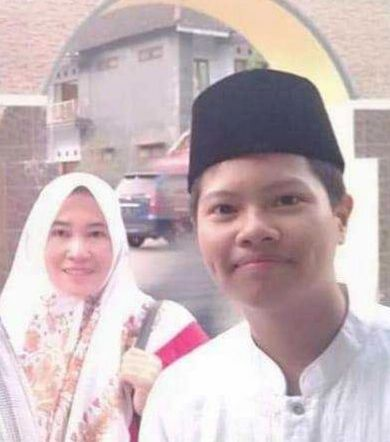
#> input picture ferry.jpg, 390 x 442 px
$ python gemini.py   (older library calls are emulated)
#> lines starting #> are read from the running program, lines starting #| are printed output that depends on the picture
import cv2
import numpy as np
import matplotlib.pyplot as plt

# Membaca citra asli
img = cv2.imread('ferry.jpg', 0)  # Baca sebagai grayscale
#> img: shape (442, 390); min 54, max 255, mean 187.6

# Menampilkan histogram citra asli
plt.hist(img.ravel(), 256, [0, 256])
plt.show()
#> figure, not shown here; tallest bar 5497 high, from x = 250 to 251

# Histogram equalization
equ = cv2.equalizeHist(img)

# Menampilkan histogram setelah equalization
plt.hist(equ.ravel(), 256, [0, 256])
plt.show()
#> figure, not shown here; tallest bar 5497 high, from x = 244 to 245

# Padding reflect
padded_img = cv2.copyMakeBorder(equ, 10, 10, 10, 10, cv2.BORDER_REFLECT)
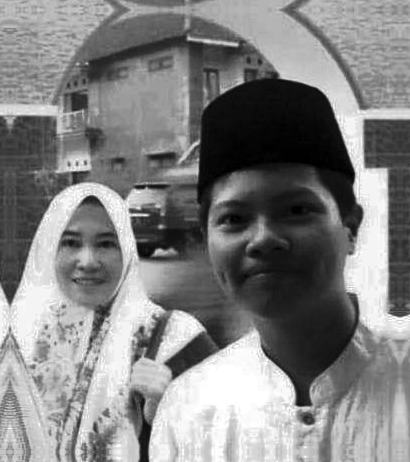
#> padded_img: shape (462, 410); min 0, max 255, mean 130.4

# Deteksi tepi Laplacian
laplacian = cv2.Laplacian(padded_img, cv2.CV_64F)
laplacian = np.uint8(np.absolute(laplacian))
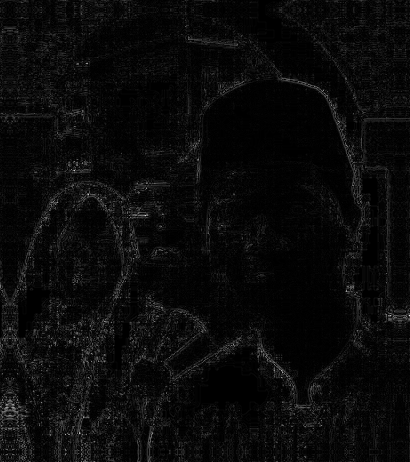
#> laplacian: shape (462, 410); min 0, max 239, mean 10.3

# Deteksi tepi Sobel
sobelx = cv2.Sobel(padded_img, cv2.CV_64F, 1, 0, ksize=5)
sobely = cv2.Sobel(padded_img, cv2.CV_64F, 0, 1, ksize=5)
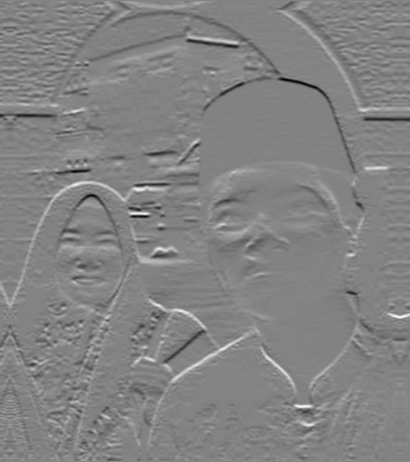
#> sobely: shape (462, 410) float64; min -8695, max 8215, mean 8.3; drawn with min black and max white
sobelx = np.uint8(np.absolute(sobelx))
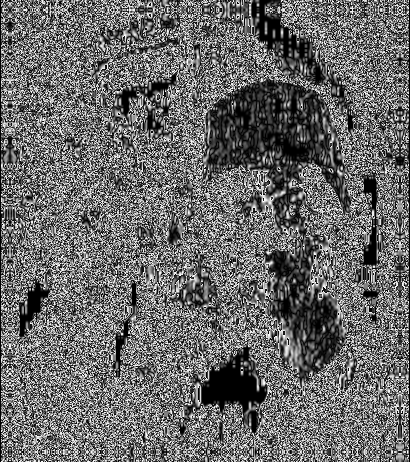
#> sobelx: shape (462, 410); min 0, max 255, mean 106.2
sobely = np.uint8(np.absolute(sobely))
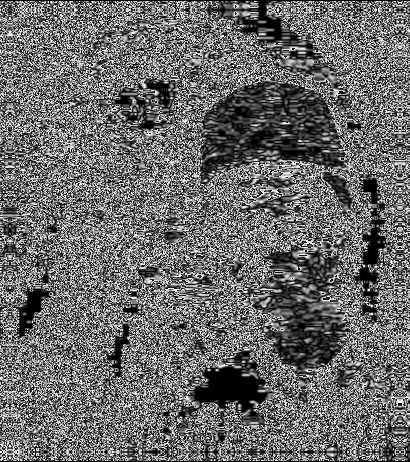
#> sobely: shape (462, 410); min 0, max 255, mean 106.9

# Transformasi negatif
inverted_img = 255 - equ
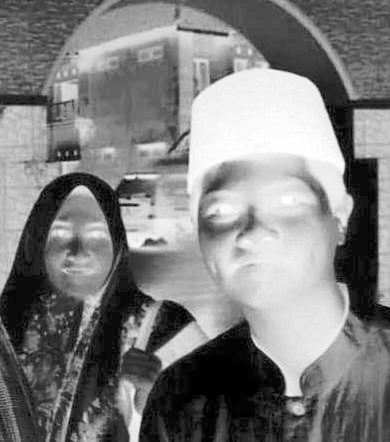
#> inverted_img: shape (442, 390); min 0, max 255, mean 126.5

# Menampilkan histogram setelah transformasi negatif
plt.hist(inverted_img.ravel(), 256, [0, 256])
plt.show()
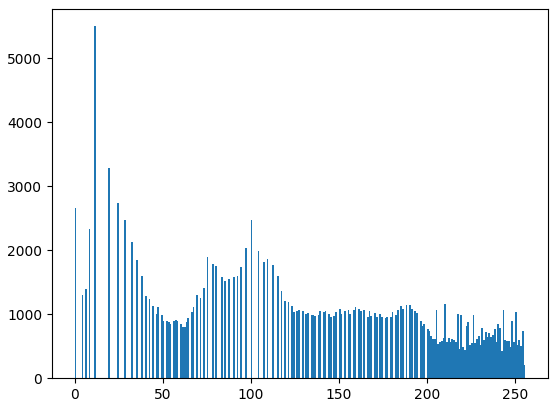
#> figure drawn by matplotlib, 1 panel; tallest bar 5497 high, from x = 11 to 12

# Menampilkan hasil
cv2.imshow('Original', img)
cv2.imshow('Histogram Equalized', equ)
cv2.imshow('Laplacian', laplacian)
cv2.imshow('Sobel X', sobelx)
cv2.imshow('Sobel Y', sobely)
cv2.imshow('Inverted', inverted_img)
cv2.waitKey(0)
cv2.destroyAllWindows()
